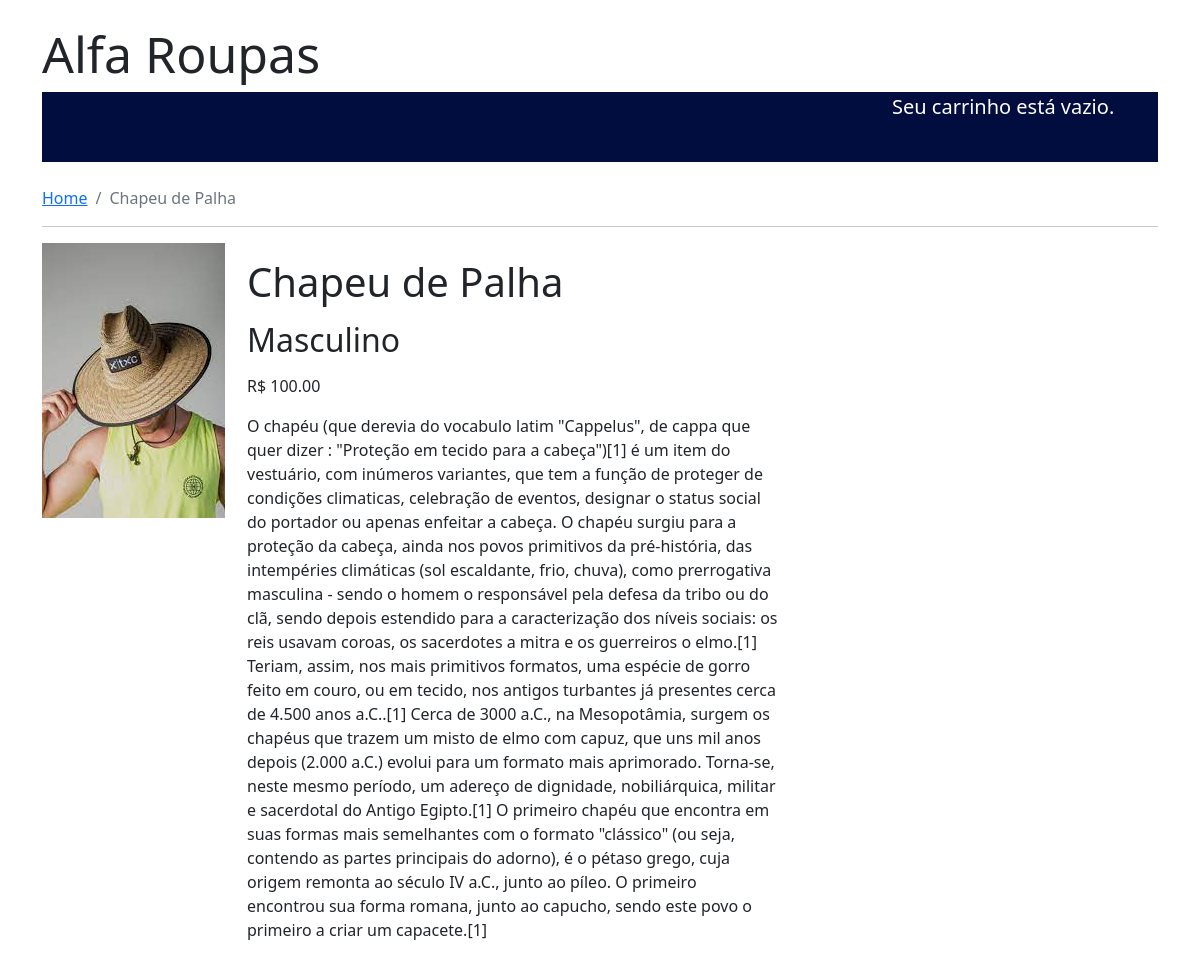
Screenshot of /5/chapeu-de-palha/ with the database file from the repository.
### shop/models.py (models this page shows, shortened)
class Product(models.Model):
    category=models.ForeignKey(Category, related_name='products', on_delete=models.CASCADE)
    name= models.CharField(max_length=200, db_index=True)
    slug = models.SlugField(max_length=200, db_index=True)
    imagem=models.ImageField(upload_to='products/%y/%m/%d', blank='True')
    description=models.TextField(blank=True)
    price=models.DecimalField(max_digits=10, decimal_places=2)
    available=models.BooleanField(default=True)
    created=models.DateTimeField(auto_now_add=True)
    updated=models.DateTimeField(auto_now=True)
    class Meta:
        ordering =('name',)
        index_together=(('id','slug'),)

class Category(models.Model):
    name= models.CharField(max_length=200, db_index=True)
    slug= models.SlugField(max_length=200, unique=True)
    class Meta:
        ordering=('name',)
        verbose_name='category'
        verbose_name_plural='categories'
    def __str__(self):
        return self.name
    def get_absolute_url(self):
        return reverse('shop:product_list_by_category',args=[self.slug])

### shop/views.py (the view)
# urls.py: path('<int:id>/<slug:slug>/', views.product_detail, name='product_detail'),
def product_detail(request, id, slug):
    product =get_object_or_404(Product, id=id, slug=slug, available=True)
    return render(request, 'shop/product/detail.html', {'product':product})

### shop/templates/shop/product/detail.html (shortened to what this page needs)
{% extends 'shop/base.html' %}
{% load static %}
{% block content %}
<br>
<nav aria-label="breadcrumb">
    <ol class="breadcrumb">
       <li class="breadcrumb-item"><a href="/">Home</a></li>
       <li class="breadcrumb-item active" aria-current="page">{{ product.name }}</li>
    </ol>
</nav>
<hr>
<div class="row">
    <div class="col-12">
        <div class="row">
            <div class="col-2"><img src="{% if product.imagem %}{{ product.imagem.url }}{% else %}{% static 'img/no_imagem.jpg' %}{% endif %}"></div>
            <div class="col-6">
                <h1 style="margin-left: 15px; margin-top:15px;">{{ product.name }}</h1>
                <h2 style="margin-left: 15px; margin-top:15px;">{{product.category}}</h2>
                <p style="margin-left: 15px; margin-top:15px;">
                    R$ {{ product.price }}
                    <br>
                </p>
                 <p style="margin-left: 15px; margin-top:15px;"> {{ product.description }}</p>
            </div>
        </div>
    </div>
</div>
<div style="height:50px;">
</div>
{% endblock %}

### rows the page displays
Product: name "Chapeu de Palha", imagem (picture), category "Masculino", price "100.00", description "O chapéu (que derevia do vocabulo latim \"Cappelus\", de cappa que quer dizer : \"Proteção em tecido para a cabeça\")[1] é um item do vestuário, com inúmeros variantes, que tem a função de proteger de condições climaticas, celebração de eventos, designar o status social do portador ou apenas enfeitar a cabeça. O chapéu surgiu para a proteção da cabeça, ainda nos povos primitivos da pré-história, das intempéries climáticas (sol escaldante, frio, chuva), como prerrogativa masculina - sendo o homem o responsável pela defesa da tribo ou do clã, sendo depois estendido para a caracterização dos níveis sociais: os reis usavam coroas, os sacerdotes a mitra e os guerreiros o elmo.[1] Teriam, assim, nos…"
